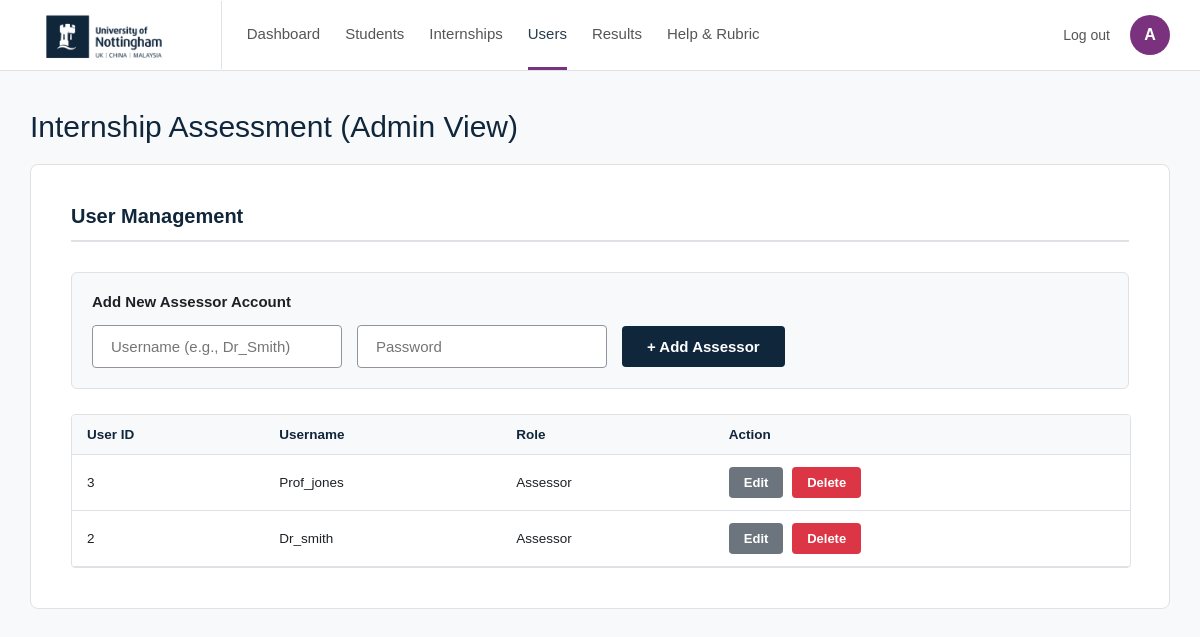
/Admin/manage_users.php (signed in), run on the app's committed database.
### tables this page shows
CREATE TABLE `Users` (
  `user_id` int NOT NULL,
  `username` varchar(50) NOT NULL,
  `password` varchar(255) NOT NULL,
  `role` enum('Admin','Assessor') NOT NULL
);

### Admin/manage_users.php (the view, shortened to what this page needs)
<?php
require_once '../Includes/db_connect.php';
$username = $_SESSION['username'];
$initial = strtoupper(substr($username, 0, 1));
$stmt = $pdo->query("SELECT * FROM Users WHERE role = 'Assessor' ORDER BY user_id DESC");
$assessors = $stmt->fetchAll(PDO::FETCH_ASSOC);
?>
<!DOCTYPE html>
<html lang="en">
<head>
    <link rel="stylesheet" href="../style.css">
    <link rel="stylesheet" href="https://cdnjs.cloudflare.com/ajax/libs/font-awesome/6.4.0/css/all.min.css">
</head>
<body>
    <nav class="moodle-navbar-white">
        <div class="nav-left-white">
            <img src="../images/logo.png" alt="University Logo" class="nav-logo-white">
            <div class="nav-links">
                <a href="dashboard.php">Dashboard</a>
                <a href="manage_students.php">Students</a>
                <a href="manage_internships.php">Internships</a>
                <a href="manage_users.php" class="active-link">Users</a>
                <a href="view_all_results.php">Results</a>
                <a id="openRubricModalBtn" style="cursor: pointer;">Help & Rubric</a>
            </div>
        </div>
        <div class="nav-right-white">
            <a href="../logout.php" class="logout-link">Log out</a>
            <div class="user-avatar"><?= $initial ?></div>
        </div>
    </nav>
    <div class="moodle-dashboard-container" style="margin-top: 30px;">
        <h1 class="moodle-page-header" style="margin-left: 0;">Internship Assessment (Admin View)</h1>
        <div class="moodle-card-white">
            <h2 class="section-title">User Management</h2>
            <div style="background:#f8f9fa; padding:20px; border:1px solid #dee2e6; border-radius:6px; margin-bottom: 25px;">
                <label style="display:block; font-weight:bold; margin-bottom:15px; color:#1d2125; font-size:15px;">Add New Assessor Account</label>
                <form id="addUserForm" method="POST" style="display: flex; align-items: center; flex-wrap: wrap;">
                    <input type="text" id="new_username" name="username" class="moodle-form-input" placeholder="Username (e.g., Dr_Smith)" required>
                    <input type="password" id="new_password" name="password" class="moodle-form-input" placeholder="Password" required>
                    <button type="submit" name="add_user" class="moodle-btn-submit">+ Add Assessor</button>
                </form>
            </div>
            <div class="table-responsive">
                <table class="moodle-table">
                    <thead>
                        <tr><th>User ID</th><th>Username</th><th>Role</th><th>Action</th></tr>
                    </thead>
                    <tbody>
                        <?php foreach ($assessors as $row): ?>
                        <tr>
                            <td><?= htmlspecialchars($row['user_id']) ?></td>
                            <td><?= htmlspecialchars($row['username']) ?></td>
                            <td><?= htmlspecialchars($row['role']) ?></td>
                            <td>
                                <button class="btn-action btn-edit" onclick="openEditModal('<?= htmlspecialchars($row['user_id']); ?>', '<?= htmlspecialchars($row['username']); ?>')">Edit</button>
                                <a href="manage_users.php?delete_id=<?= $row['user_id']; ?>" class="btn-action btn-danger" onclick="event.preventDefault(); showDeleteModal(this.href, 'Are you sure you want to delete this assessor?');">Delete</a>
                            </td>
                        </tr>
                        <?php endforeach; ?>
                    </tbody>
                </table>
            </div>
        </div>
    </div>
</body>
</html>

### style.css (style rules this page uses)
body { background-color: #f8f9fa; color: #1d2125; font-family: Arial, Helvetica, sans-serif; margin: 0; padding-top: 80px; }
.moodle-navbar-white { background-color: #ffffff; display: flex; justify-content: space-between; align-items: center; padding: 0 30px; height: 70px; border-bottom: 1px solid #dee2e6; position: fixed; top: 0; left: 0; right: 0; z-index: 1000; }
.nav-left-white { display: flex; align-items: center; height: 100%; }
.nav-logo-white { height: 68px; width: auto; margin-right: 25px; border-right: 1px solid #dee2e6; padding-right: 25px; display: block; }
.nav-links { display: flex; gap: 25px; align-items: center; height: 100%; }
.nav-links a { color: #555; text-decoration: none; font-size: 15px; font-weight: 500; height: 100%; display: flex; align-items: center; border-bottom: 3px solid transparent; box-sizing: border-box; cursor: pointer; }
.nav-links a.active-link { color: rgba(16, 38, 59, 0.9); border-bottom: 3px solid #7a327e; }
.nav-right-white { display: flex; align-items: center; gap: 20px; }
.logout-link { color: #555; text-decoration: none; font-size: 14px; transition: all 0.2s ease; font-weight: 500; }
.user-avatar { background-color: #7a327e; color: white; width: 40px; height: 40px; border-radius: 50%; display: flex; justify-content: center; align-items: center; font-weight: bold; font-size: 16px; }
.moodle-dashboard-container { max-width: 95%; margin: 0 auto 60px; padding: 0 25px; }
.moodle-page-header { font-size: 30px; color: #10263b; font-weight: normal; margin-top: 20px; margin-bottom: 20px; }
.moodle-card-white { background-color: #ffffff; border: 1px solid #e1e1e1; border-radius: 8px; padding: 40px; }
.section-title { font-size: 20px; color: #10263b; border-bottom: 2px solid #dee2e6; padding-bottom: 12px; margin-bottom: 30px; margin-top: 0; }
.table-responsive { width: 100%; overflow-x: auto; margin-top: 20px; border: 1px solid #dee2e6; border-radius: 4px; }
.moodle-table { width: 100%; border-collapse: collapse; font-size: 13.5px; white-space: nowrap; }
.moodle-table th, .moodle-table td { padding: 12px 15px; text-align: left; border-bottom: 1px solid #dee2e6; }
.moodle-table th { background-color: #f8f9fa; color: #10263b; }

### Admin/manage_users.php (style rules this page uses)
.moodle-form-input { padding: 12px 18px; border: 1px solid #8f959e; border-radius: 4px; font-size: 15px; margin-right: 15px; box-sizing: border-box; width: 250px; }
.moodle-btn-submit { background-color: #10263b; color: white; border: none; padding: 12px 25px; font-size: 15px; border-radius: 4px; cursor: pointer; font-weight: bold; }
.btn-action { padding: 8px 15px; font-size: 13px; border-radius: 4px; cursor: pointer; text-decoration: none; font-weight: bold; display: inline-block; margin-right: 5px; border: none; }
.btn-edit { background-color: #6c757d; color: white; }
.btn-danger { background-color: #dc3545; color: white; }

### data on the page
users: user_id "3", username "Prof_jones", role "Assessor"
users: user_id "2", username "Dr_smith", role "Assessor"

### other printed values
$initial "A"
